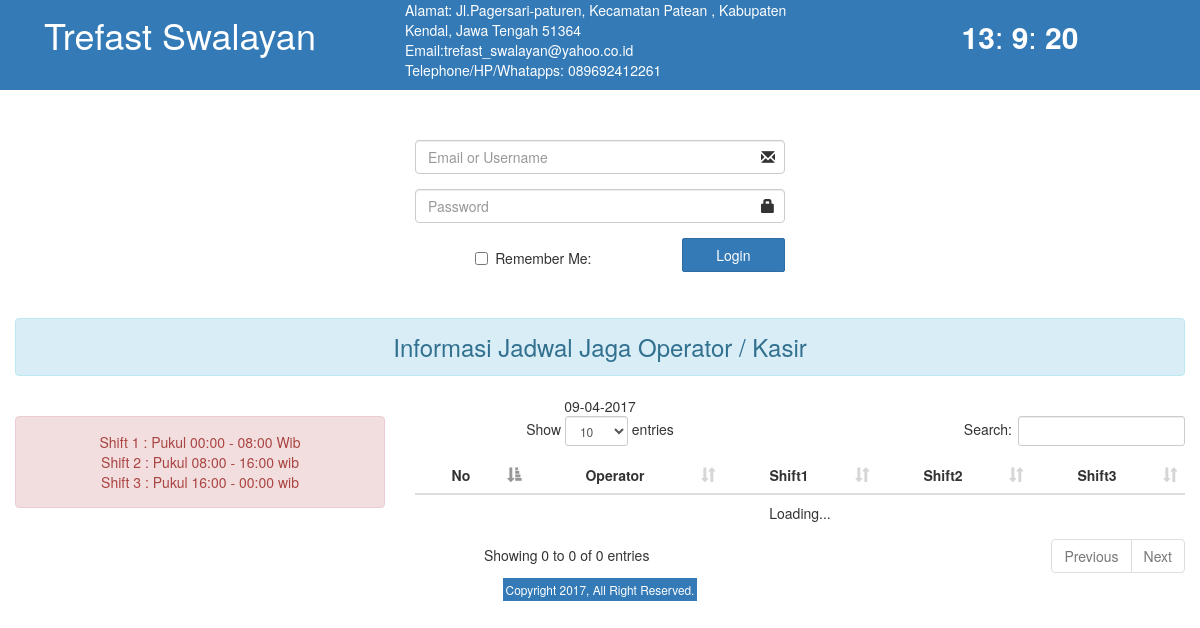
The page /auth on the database its author committed.
### tables this page shows
CREATE TABLE `pengaturan` (
  `title_bar` varchar(80) DEFAULT NULL,
  `header` varchar(255) DEFAULT NULL,
  `footer` varchar(100) DEFAULT NULL,
  `email` varchar(100) DEFAULT NULL,
  `address` tinytext,
  `contact` varchar(12) DEFAULT NULL
);

### application/controllers/Auth.php (called while the page is built, shortened)
<?php
class Auth extends CI_Controller {
	public function __construct(){
		 $this->load->library(array('ion_auth','form_validation','template'));
		 $this->load->helper(array('url','language'));
		 $this->load->model(array('ion_auth_model'));
	}
	public function index($message=''){
		$data['title'] = 'Authentification Login User ';
		$_pengaturan = $this->M_pengaturan->getadata();
		$data['title_bar'] = $_pengaturan->title_bar;
		$data['header'] = $_pengaturan->header;
		$data['footer'] = $_pengaturan->footer;
		$data['address'] = $_pengaturan->address;
		$data['contact'] = $_pengaturan->contact;
		$data['email']	= $_pengaturan->email;
		$data['has_notife'] = 'has-feedback';
		if($message =='error'? $message:''){
					$data['notif'] = $message;
				}else{
					$data['notif'] = '';
		}
		$data['message'] = (validation_errors()) ? validation_errors() : $this->session->flashdata('message');
		$this->load->view('login',$data);
	}
}

### index.php (called while the page is built, shortened)
<?php
require_once BASEPATH.'core/CodeIgniter.php';

### application/models/M_pengaturan.php (called while the page is built, shortened)
<?php  if ( ! defined('BASEPATH')) exit('No direct script access allowed');
class M_pengaturan extends CI_Model{
	public $table_name = 'pengaturan';
	function getadata(){
		return $this->db->get($this->table_name)->row();
	}
}

### application/views/login.php (the view, shortened to what this page needs)
<!DOCTYPE html>
<html lang="en">
<head>
  	<link rel="stylesheet" href="<?= base_url('assets/bootstrap/css/bootstrap.min.css') ?>">
    <link rel="stylesheet" href="<?= base_url('assets/bootstrap/css/reset.css') ?>">
  	<link rel="stylesheet" href="<?= base_url('assets/font-awesome/css/font-awesome.min.css') ?>">
    <link rel="stylesheet" href="<?= base_url('assets/datatables/css/dataTables.bootstrap.css') ?>">
</head>
<body onload="waktu()">
<header class="main-header">
  <div id="header">
      <div class="row">
        <div class="row">
      <div class="col-md-4">
        <h1><?=$header;?></h1> <br>
      </div>
      <div class="col-md-4 text-left">
          Alamat: <?=$address;?><br>
          Email:<?=$email;?> <br> Telephone/HP/Whatapps: <?=$contact;?>
      </div>
      <div class="col-md-4">
       <h2>
         <label id="jam"></label>:
         <label id="menit"></label>:
         <label id="detik"></label>
       </h2>
      </div>
    </div>
      </div>
  </div>
</header>
<div class="wrapper">
  <section class="content">
    <div class="col-md-12">
      <div class="row">
        <div class="col-md-4">
        </div>
        <div class="col-md-4 text-center">
          <?php echo form_open('auth/postgetAuth');?>
            <div class="form-group <?php echo $has_notife;?>">
              <input type="text" class="form-control" placeholder="Email or Username" name="identity">
            </div>
            <div class="form-group <?php echo $has_notife;?>">
              <input type="password" class="form-control" placeholder="Password" name="password">
            </div>
            <div class="row">
              <div class="col-xs-8">
                <div class="checkbox icheck">
                  <label>
                    <input type="checkbox" name="remember"> <?php echo lang('login_remember_label');?>
                  </label>
                </div>
              </div>
              <div class="col-xs-4">
                <button type="submit" class="btn btn-primary btn-block btn-flat"><?php echo lang('login_submit_btn');?></button>
              </div>
            </div>
          <?php echo form_close();?>
        </div>
        <div class="col-md-4">
        </div>
        <div class="col-md-12 text-center">
           <br>
           <h3 class="alert alert-info"> Informasi Jadwal Jaga Operator / Kasir </h3>
           <?= date('d-m-Y');?>
           <div class="row">
           <div class="col-md-4">
            <p class="alert alert-danger">
              Shift 1 : Pukul 00:00 - 08:00 Wib <br> Shift 2 : Pukul 08:00 - 16:00 wib <br> Shift 3 : Pukul 16:00 - 00:00 wib
            </p>
            </div>
            <div class="col-md-8">
            <div class="table-responsive">
              <table class="table" id="tableop">
                <thead>
                  <tr>
                    <th>No</th>
                    <th>Operator</th>
                    <th>Shift1</th>
                    <th>Shift2</th>
                    <th>Shift3</th>
                  </tr>
                </thead>
                <tbody>
                </tbody>
              </table>
            </div>
            </div>
        </div>
      </div>
    </div>
    </div>
  </section>
  <footer class="footer text-center">
           <small id="footer">Copyright <?= date('Y') ?>, All Right Reserved.</small>
  </footer>
</div>
</body>
</html>

### rows shown on the page
pengaturan: header "Trefast Swalayan", address "Jl.Pagersari-paturen, Kecamatan Patean , Kabupaten Kendal, Jawa Tengah 51364", email "trefast_swalayan@yahoo.co.id", contact "089692412261"

### other values the page prints
lang('login_remember_label') "Remember Me:"
lang('login_submit_btn') "Login"
